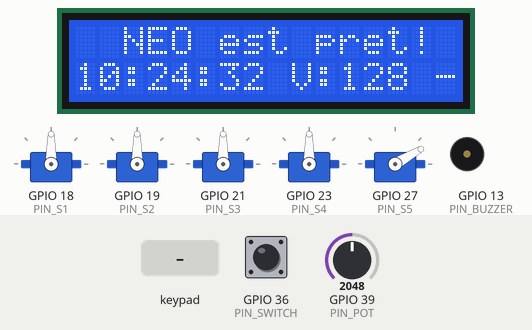
Bench run of a sketch on a simulated ESP32. Parts: 16×2 character LCD, 5 × servo, buzzer (waves = sounding). The inputs (shaded band) are chosen by the test bench; at power-on: GPIO 36 (PIN_SWITCH) HIGH, GPIO 39 (PIN_POT) = 2048. The local clock reads 2024-03-15 10:24:30 at power-on unless the sketch sets it; what the sketch prints to the serial monitor is not drawn.

Above: at 3.1 s.
3.2 s: keypad keys 1 6 1 7 3 4 3 5 # pressed 0.4 s apart
At 7.7 s:
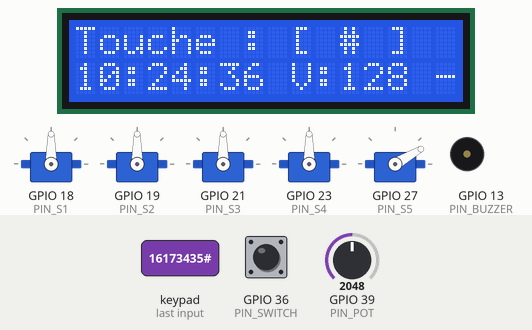
8.3 s: key 'A' pressed
At 9.7 s:
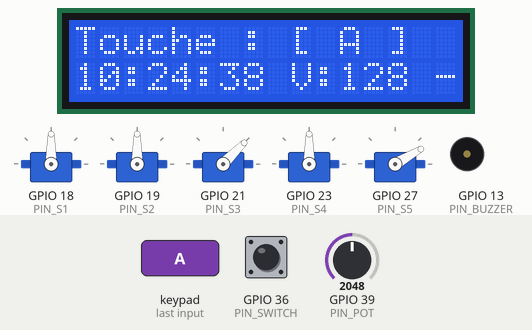
11.3 s: key 'B' pressed
At 12.7 s:
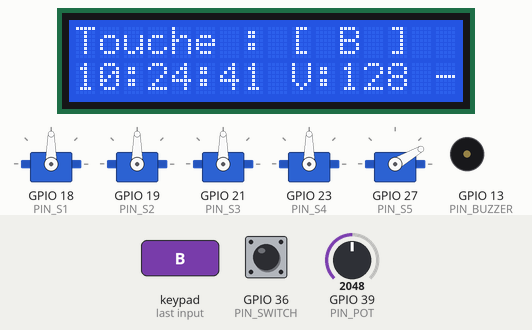
14.3 s: keypad keys 3 3 1 2 2 0 * pressed 0.4 s apart
At 18.0 s:
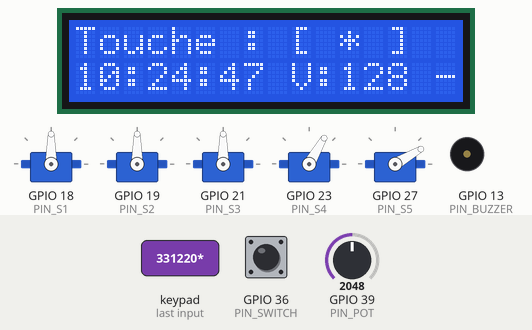
18.6 s: GPIO 36 (PIN_SWITCH) pulled LOW for 1 s
At 20.1 s:
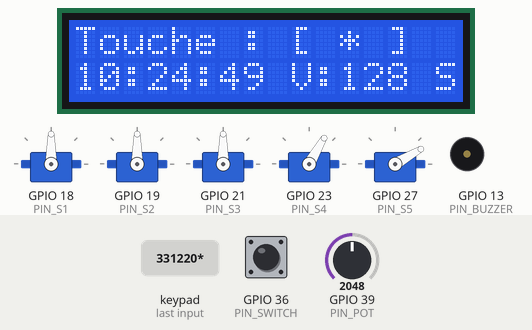
21.7 s: key 'C' pressed
At 23.0 s:
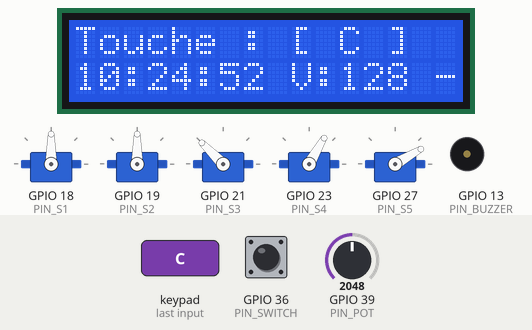
Timing chart, 0 to 24.7 s (numbered marks = the images above; inputs shaded):
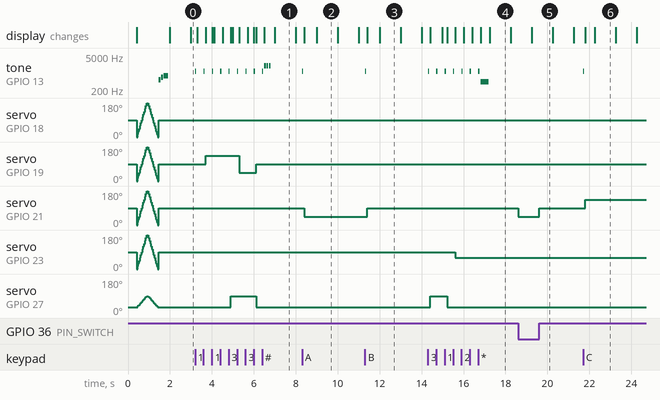

The sketch:

sketch.ino
```cpp
// ═══════════════════════════════════════════════════════════════════════════
//  Neo Robot V1 — Sketch de test Wokwi
//  Composants testés : Servos ×5, LCD I2C, Keypad 4×4, RTC DS1307,
//                      Buzzer, Switch, Potentiomètre
//  ⚠️  INMP441 + MAX98357 non simulables sur Wokwi → testés en vrai câblage
// ═══════════════════════════════════════════════════════════════════════════

#include <Wire.h>
#include <LiquidCrystal_I2C.h>
#include <Keypad.h>
#include <ESP32Servo.h>
#include <RTClib.h>

// ─── PINS (voir docs/neo-wiring-guide.md) ────────────────────────────────────
#define PIN_I2C_SDA   4
#define PIN_I2C_SCL   5

#define PIN_S1       18   // Torse (MG996R)
#define PIN_S2       19   // Cou yaw (MG996R)
#define PIN_S3       21   // Roll (MG996R)
#define PIN_S4       23   // Pitch (MG996R)
#define PIN_S5       27   // Bouche (SG90)

#define PIN_BUZZER   13
#define PIN_SWITCH   36   // INPUT-only, pullup externe 10kΩ
#define PIN_POT      39   // ADC INPUT

// ─── LCD ─────────────────────────────────────────────────────────────────────
LiquidCrystal_I2C lcd(0x27, 16, 2);

// ─── RTC ─────────────────────────────────────────────────────────────────────
RTC_DS1307 rtc;

// ─── Servos ──────────────────────────────────────────────────────────────────
Servo s1, s2, s3, s4, s5;

// ─── Keypad 4×4 ──────────────────────────────────────────────────────────────
const byte ROWS = 4, COLS = 4;
char keys[ROWS][COLS] = {
  { '1', '2', '3', 'A' },
  { '4', '5', '6', 'B' },
  { '7', '8', '9', 'C' },
  { '*', '0', '#', 'D' }
};
// Rows = INPUT (pullup externe sur GPIO 34/35, interne sur 16/17)
// Cols = OUTPUT
byte rowPins[ROWS] = { 16, 17, 34, 35 };
byte colPins[COLS] = { 33, 12,  2,  0 };
Keypad keypad = Keypad(makeKeymap(keys), rowPins, colPins, ROWS, COLS);

// ─── Utilitaires ─────────────────────────────────────────────────────────────
void beep(int freq, int duree = 150) {
  tone(PIN_BUZZER, freq, duree);
  delay(duree + 30);
}

void lcdMsg(const char* ligne0, const char* ligne1 = "") {
  lcd.clear();
  lcd.setCursor(0, 0); lcd.print(ligne0);
  lcd.setCursor(0, 1); lcd.print(ligne1);
}

void servosCentre() {
  s1.write(90); s2.write(90); s3.write(90);
  s4.write(90); s5.write(30);  // Bouche fermée à 30°
}

void animationDemarrage() {
  lcdMsg("  NEO V1 Boot   ", "Test servos...");
  // Balayage de tous les servos
  for (int pos = 0; pos <= 180; pos += 15) {
    s1.write(pos); s2.write(pos); s3.write(pos);
    s4.write(pos); s5.write(map(pos, 0, 180, 30, 90));
    delay(40);
  }
  for (int pos = 180; pos >= 0; pos -= 15) {
    s1.write(pos); s2.write(pos); s3.write(pos);
    s4.write(pos); s5.write(map(pos, 0, 180, 30, 90));
    delay(40);
  }
  servosCentre();
  // Mélodie de démarrage (do mi sol)
  beep(523, 100); beep(659, 100); beep(784, 200);
  lcdMsg("  NEO est pret! ", " Appuie Keypad  ");
}

void afficherEtat() {
  DateTime now = rtc.now();
  int potVal = analogRead(PIN_POT) / 16;  // 0–255
  bool swEtat = (digitalRead(PIN_SWITCH) == LOW);

  lcd.setCursor(0, 1);
  char buf[17];
  snprintf(buf, sizeof(buf), "%02d:%02d:%02d V:%3d %c",
           now.hour(), now.minute(), now.second(),
           potVal,
           swEtat ? 'S' : '-');
  lcd.print(buf);
}

// ─── Setup ───────────────────────────────────────────────────────────────────
void setup() {
  Serial.begin(115200);
  Serial.println("NEO V1 — Demarrage");

  // Pins entrée
  pinMode(PIN_SWITCH, INPUT);  // Pullup EXTERNE 10kΩ — pas INPUT_PULLUP ici

  // GPIO 34/35 input-only : forcer INPUT (pas INPUT_PULLUP)
  // La bibliothèque Keypad tente INPUT_PULLUP, on corrige après son init
  pinMode(34, INPUT);
  pinMode(35, INPUT);

  // I2C sur GPIO 4 (SDA) et GPIO 5 (SCL)
  Wire.begin(PIN_I2C_SDA, PIN_I2C_SCL);

  // LCD
  lcd.init();
  lcd.backlight();
  lcdMsg("Initialisation..", "");

  // RTC
  if (!rtc.begin()) {
    lcdMsg("RTC INTROUVABLE!", "Check I2C 0x68  ");
    Serial.println("ERREUR : RTC non detecte sur I2C 0x68");
    while (true) { beep(300, 500); delay(1000); }
  }
  if (!rtc.isrunning()) {
    rtc.adjust(DateTime(F(__DATE__), F(__TIME__)));
    Serial.println("RTC regle sur heure de compilation");
  }

  // Servos
  s1.attach(PIN_S1); s2.attach(PIN_S2); s3.attach(PIN_S3);
  s4.attach(PIN_S4); s5.attach(PIN_S5);
  servosCentre();
  delay(300);

  // Animation de démarrage
  animationDemarrage();
}

// ─── Loop ────────────────────────────────────────────────────────────────────
void loop() {
  // ── Keypad ──────────────────────────────────────────────────────────────
  char touche = keypad.getKey();
  if (touche) {
    Serial.print("Touche : ");
    Serial.println(touche);
    beep(1200, 60);

    lcd.setCursor(0, 0);
    char msg[17];
    snprintf(msg, sizeof(msg), "Touche : [ %c ]   ", touche);
    lcd.print(msg);

    switch (touche) {
      // ── Mouvements tête ─────────────────────────────────────
      case '2': s4.write(60);  break;  // Pitch haut
      case '8': s4.write(120); break;  // Pitch bas
      case '4': s2.write(45);  break;  // Yaw gauche
      case '6': s2.write(135); break;  // Yaw droite
      case '5': servosCentre(); break; // Centre tout

      // ── Expressions bouche ──────────────────────────────────
      case '1': s5.write(30);  break;  // Bouche fermée
      case '3': s5.write(90);  break;  // Bouche ouverte max

      // ── Roll ────────────────────────────────────────────────
      case 'A': s3.write(45);  break;  // Roll gauche
      case 'B': s3.write(90);  break;  // Roll centre
      case 'C': s3.write(135); break;  // Roll droite

      // ── Test complet ────────────────────────────────────────
      case 'D': animationDemarrage(); break;

      // ── Torse ───────────────────────────────────────────────
      case '7': s1.write(45);  break;
      case '9': s1.write(135); break;

      // ── Sons ────────────────────────────────────────────────
      case '*': beep(440, 400); break;
      case '#': beep(2000,80); beep(2000,80); beep(2000,80); break;
      case '0': noTone(PIN_BUZZER); break;
    }
  }

  // ── Switch : contrôle Roll passif ───────────────────────────────────────
  static bool lastSwitch = false;
  bool swActif = (digitalRead(PIN_SWITCH) == LOW);
  if (swActif != lastSwitch) {
    lastSwitch = swActif;
    s3.write(swActif ? 45 : 90);  // Roll gauche si switch ON
    Serial.print("Switch : ");
    Serial.println(swActif ? "ON" : "OFF");
  }

  // ── Potentiomètre → angle torse ─────────────────────────────────────────
  int potBrut = analogRead(PIN_POT);                // 0–4095
  int angleTorse = map(potBrut, 0, 4095, 0, 180);
  s1.write(angleTorse);

  // ── Rafraîchissement heure toutes les secondes ──────────────────────────
  static unsigned long dernierUpdate = 0;
  if (millis() - dernierUpdate >= 1000) {
    dernierUpdate = millis();
    afficherEtat();
  }
}
```

Measured:
- after the input at 3.2 s, tone on GPIO 13 (PIN_BUZZER): plays 1200 Hz for 0.06 s, 1200 Hz for 0.06 s, 1200 Hz for 0.06 s, 1200 Hz for 0.06 s, 1200 Hz for 0.06 s, 1200 Hz for 0.06 s … (12 notes in this stretch), starting at once; servo on GPIO 19 (PIN_S2): 90° → 135° after 0.51 s, → 45° 1.6 s later, → 90° 0.80 s later
- after the input at 8.3 s, tone on GPIO 13 (PIN_BUZZER): silent → 1200 Hz at once, → silent 0.06 s later; servo on GPIO 21 (PIN_S3): 90° → 45° after 0.11 s; the display: first changes after 0.11 s (image 2 shows a later state)
- after the input at 11.3 s, tone on GPIO 13 (PIN_BUZZER): silent → 1200 Hz at once, → silent 0.06 s later; servo on GPIO 21 (PIN_S3): 45° → 90° after 0.11 s; the display: first changes after 0.11 s (image 3 shows a later state)
- after the input at 14.3 s, tone on GPIO 13 (PIN_BUZZER): plays 1200 Hz for 0.06 s, 1200 Hz for 0.06 s, 1200 Hz for 0.06 s, 1200 Hz for 0.06 s, 1200 Hz for 0.06 s, 1200 Hz for 0.06 s … (8 notes in this stretch), starting at once; servo on GPIO 23 (PIN_S4): 90° → 60° after 1.3 s
- after the input at 18.6 s, servo on GPIO 21 (PIN_S3): 90° → 45° at once, → 90° 1.0 s later; the display: changes after 0.66 s (image 5)
- after the input at 21.7 s, tone on GPIO 13 (PIN_BUZZER): silent → 1200 Hz at once, → silent 0.06 s later; servo on GPIO 21 (PIN_S3): 90° → 135° after 0.11 s; the display: first changes after 0.11 s (image 6 shows a later state)
- what the display in image 1 shows lasts 1.0 s, from 7.0 s to 8.0 s
